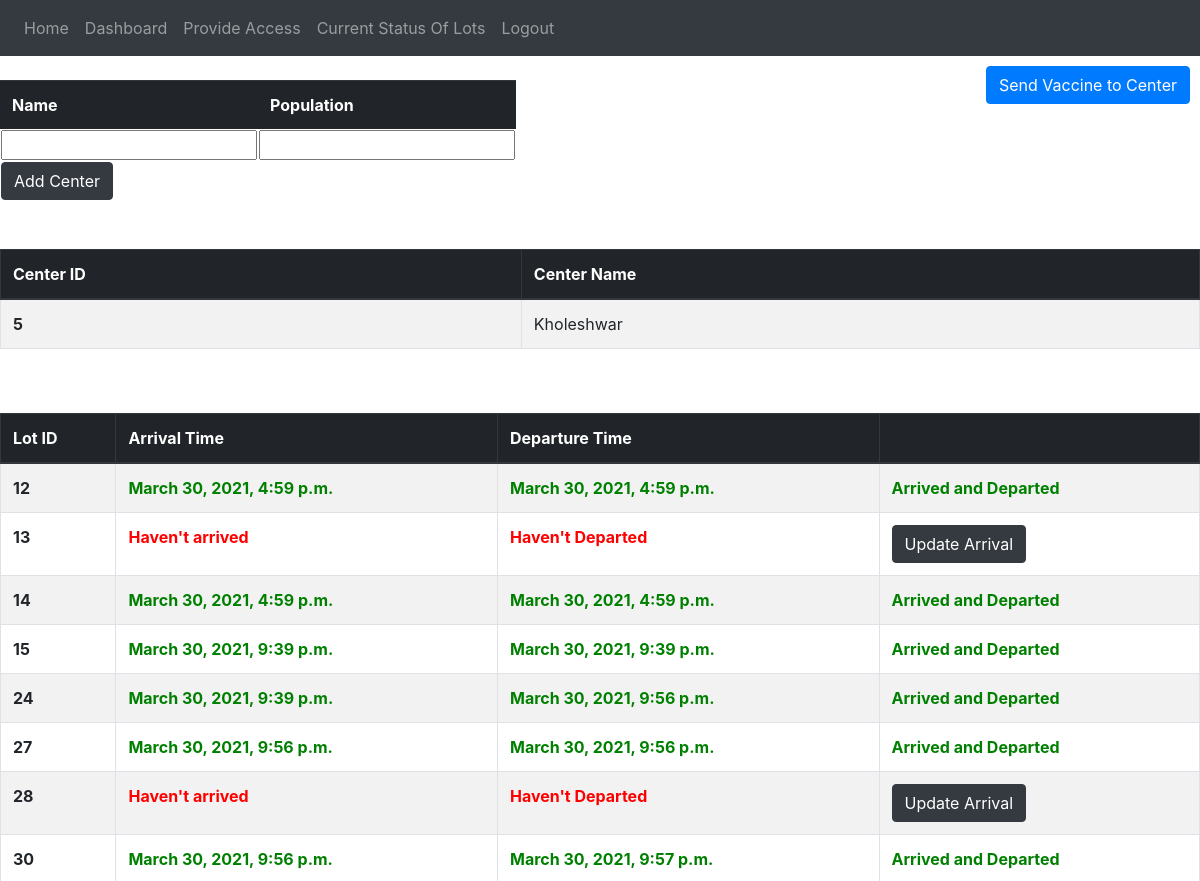
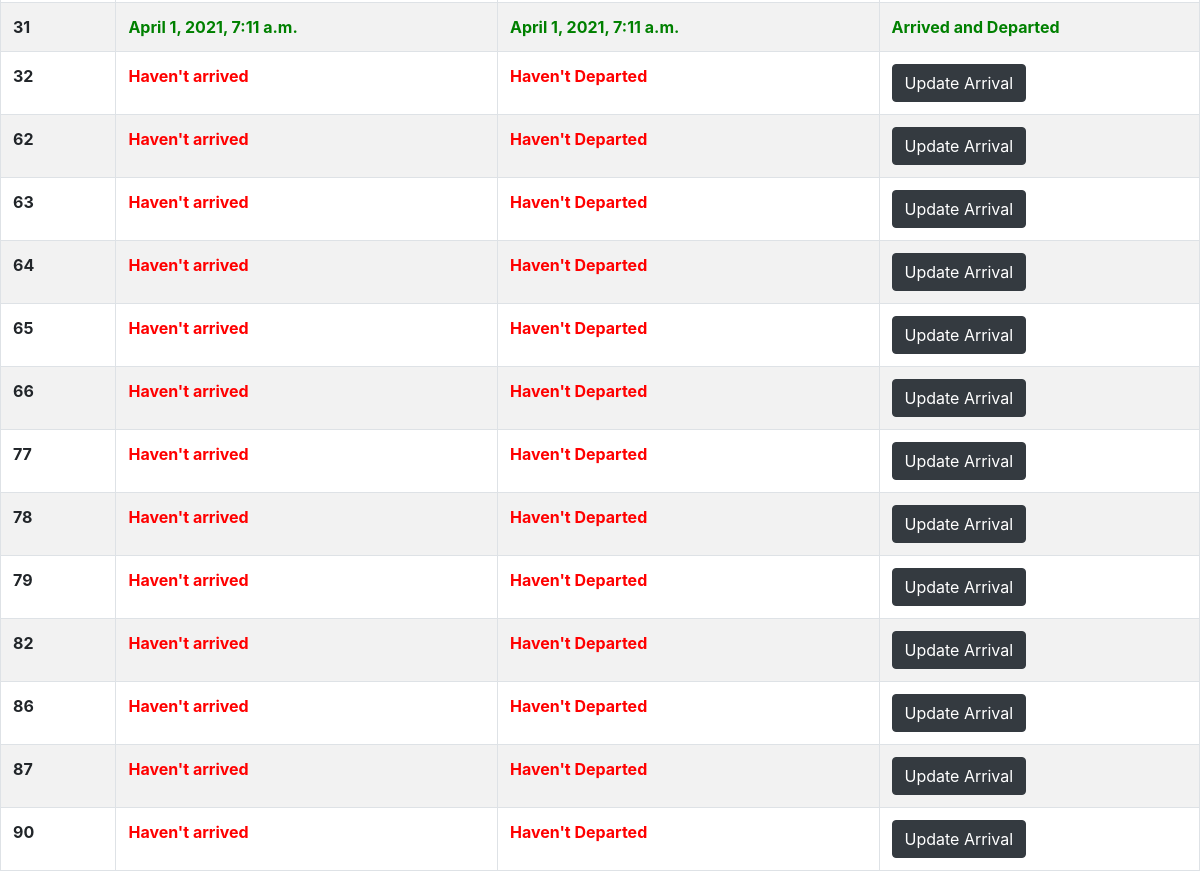
The app's page /dashboard/district/akola/ (signed in) with its own data (2 pictures, top to bottom).
### vaccine_app/models.py (models this page shows, shortened)
class Center(models.Model):
    centerPrimaryKey = models.AutoField(primary_key=True)
    centerId = models.UUIDField(default=uuid.uuid4, editable=False, unique=True)
    district = models.ForeignKey(District, on_delete=models.CASCADE, related_name="Center")
    name = models.CharField(max_length=255, unique=True)
    maxCountPerDate = models.IntegerField(default=10)
    population = models.IntegerField(default=1)

class DistrictVaccineData(models.Model):
    district = models.ForeignKey(District,on_delete=models.CASCADE,related_name="districtVaccine")
    lot = models.OneToOneField(VaccineLot, on_delete=models.CASCADE,related_name="districtVaccine")
    arrivalTimestamp = models.DateTimeField(blank = True, null=True, default=None)
    departureTimestamp = models.DateTimeField(blank = True, null=True, default=None)

class VaccineLot(models.Model):
    lotId = models.AutoField(primary_key=True)
    status=models.CharField(max_length = 20, choices = lot_status, default = 'produced')
    productionTimestamp = models.DateTimeField(auto_now_add=True)
    departureTimestamp = models.DateTimeField(blank = True, null=True, default=None)
    countOfDosesConsumed = models.IntegerField(default = 0)

### vaccine_app/views.py (the view, shortened to what this page needs)
# urls.py: path('dashboard/district/<name>/',views.district_dash,name='district_dash'),
@login_required
def district_dash(request,name):
    if name=="":
        return redirect('dashboard')
    if verify(request,"district",name):
        district_obj=District.objects.get(name=name)
        centers = Center.objects.filter(district=district_obj)
        vaccine_lots = DistrictVaccineData.objects.filter(district = district_obj)
        error=[]
        return render(request,'district_dash.html',{'centers':centers, 'error':error, 'vaccine_lots':vaccine_lots,'name':name})
    else:
        return redirect('dashboard')

### vaccine_app/views.py (called while the page is built, shortened)
def verify(request,district_or_center,name):
    if district_or_center=="district":
        user=request.user
        if District.objects.filter(name=name).exists():
            district_obj=District.objects.get(name=name)
            if AccessControlListDistrict.objects.filter(person=user,district=district_obj).exists() and user.is_districtadmin:
                return True
            else:
                print("access is not there for user "+user.email)
                return False
        else:
            print("District name is invalid")
            return False
    else:
        print("Invalid district_or_center value")
        return False

### templates/district_dash.html (shortened to what this page needs)
{% extends 'base.html' %}
    {% block content %}
        <a href="/district/{{name}}/send_to_center" style="float: right; margin:10px;"><button Type="button" class="btn btn-primary">Send Vaccine to Center</button></a>
        <form method="POST">
            <table>
                <thead class=" table table-info table-dark">
                    <th>Name</th>
                    <th>Population</th>
                </thead>
                <tr>
                    <td><input type="text" id="name" name="name" required /></td>
                    <td><input type="number" id="population" name="population" required min=1 /></td>
                    <br>
                </tr>
                <tr>
                  <td><button class="btn btn-dark" type="submit" id="add" value="Add center">Add Center</button></td>
                </tr>
            </table>
        </form>
        <br><br>
        <table class="table table-striped table-bordered">
            <thead class="thead-dark">
              <tr>
                <th scope="col">Center ID</th>
                <th scope="col">Center Name</th>
              </tr>
            </thead>
            <tbody>
            {% for center in centers %}
              <tr>
                <th scope="row">{{center.centerPrimaryKey}}</th>
                <td style="text-transform: capitalize;">{{center.name}}</td>
              </tr>
            {% endfor %}
            </tbody>
          </table>
          <br><br>
          <table class="table table-striped table-bordered">
            <thead class="thead-dark">
              <tr>
                <th scope="col">Lot ID</th>
                <th scope="col">Arrival Time</th>
                <th scope="col">Departure Time</th>
                <th scope="col"></th>
              </tr>
            </thead>
            <tbody>
            {% for lot in vaccine_lots %}
              <tr>
                <th scope="row">{{ lot.lot.lotId }}</th>
                <td>
                  {% if lot.arrivalTimestamp == None %}
                    <b style="color:red;">Haven't arrived</b>
                  {% else %}
                    <b style="color:green;">{{lot.arrivalTimestamp}}</b>
                  {% endif %}
                </td>
                <td>
                  {% if lot.departureTimestamp == None %}
                    <b style="color:red;">Haven't Departed</b>
                  {% else %}
                    <b style="color:green;">{{lot.departureTimestamp}}</b>
                  {% endif %}
                </td>
                {% if lot.arrivalTimestamp == None %}
                  <td><a href="/district/{{name}}/updateArrivalTimeDistrict/{{ lot.lot.lotId }}"><button type="button" class="btn btn-dark">Update Arrival</button></a>
                {% else %}
                  <td>
                    <b style="color:green;">Arrived
                    {% if lot.departureTimestamp != None %}
                    and Departed
                    {% endif %}
                    </b>
                  </td>
                {% endif %}
              </tr>
            {% endfor %}
            </tbody>
          </table>
    {% endblock content %}

### records on screen
Center: centerPrimaryKey "5", name "Kholeshwar"
DistrictVaccineData: lot.lotId "12", arrivalTimestamp "March 30, 2021, 4:59 p.m.", departureTimestamp "March 30, 2021, 4:59 p.m.", shows "Arrived", shows "and Departed"
DistrictVaccineData: lot.lotId "13", shows "Haven't arrived", shows "Haven't Departed"
DistrictVaccineData: lot.lotId "14", arrivalTimestamp "March 30, 2021, 4:59 p.m.", departureTimestamp "March 30, 2021, 4:59 p.m.", shows "Arrived", shows "and Departed"
DistrictVaccineData: lot.lotId "15", arrivalTimestamp "March 30, 2021, 9:39 p.m.", departureTimestamp "March 30, 2021, 9:39 p.m.", shows "Arrived", shows "and Departed"
DistrictVaccineData: lot.lotId "24", arrivalTimestamp "March 30, 2021, 9:39 p.m.", departureTimestamp "March 30, 2021, 9:56 p.m.", shows "Arrived", shows "and Departed"
DistrictVaccineData: lot.lotId "27", arrivalTimestamp "March 30, 2021, 9:56 p.m.", departureTimestamp "March 30, 2021, 9:56 p.m.", shows "Arrived", shows "and Departed"
DistrictVaccineData: lot.lotId "28", shows "Haven't arrived", shows "Haven't Departed"
DistrictVaccineData: lot.lotId "30", arrivalTimestamp "March 30, 2021, 9:56 p.m.", departureTimestamp "March 30, 2021, 9:57 p.m.", shows "Arrived", shows "and Departed"
DistrictVaccineData: lot.lotId "31", arrivalTimestamp "April 1, 2021, 7:11 a.m.", departureTimestamp "April 1, 2021, 7:11 a.m.", shows "Arrived", shows "and Departed"
DistrictVaccineData: lot.lotId "32", shows "Haven't arrived", shows "Haven't Departed"
DistrictVaccineData: lot.lotId "62", shows "Haven't arrived", shows "Haven't Departed"
DistrictVaccineData: lot.lotId "63", shows "Haven't arrived", shows "Haven't Departed"
DistrictVaccineData: lot.lotId "64", shows "Haven't arrived", shows "Haven't Departed"
DistrictVaccineData: lot.lotId "65", shows "Haven't arrived", shows "Haven't Departed"
DistrictVaccineData: lot.lotId "66", shows "Haven't arrived", shows "Haven't Departed"
DistrictVaccineData: lot.lotId "77", shows "Haven't arrived", shows "Haven't Departed"
DistrictVaccineData: lot.lotId "78", shows "Haven't arrived", shows "Haven't Departed"
DistrictVaccineData: lot.lotId "79", shows "Haven't arrived", shows "Haven't Departed"
DistrictVaccineData: lot.lotId "82", shows "Haven't arrived", shows "Haven't Departed"
DistrictVaccineData: lot.lotId "86", shows "Haven't arrived", shows "Haven't Departed"
DistrictVaccineData: lot.lotId "87", shows "Haven't arrived", shows "Haven't Departed"
DistrictVaccineData: lot.lotId "90", shows "Haven't arrived", shows "Haven't Departed"
